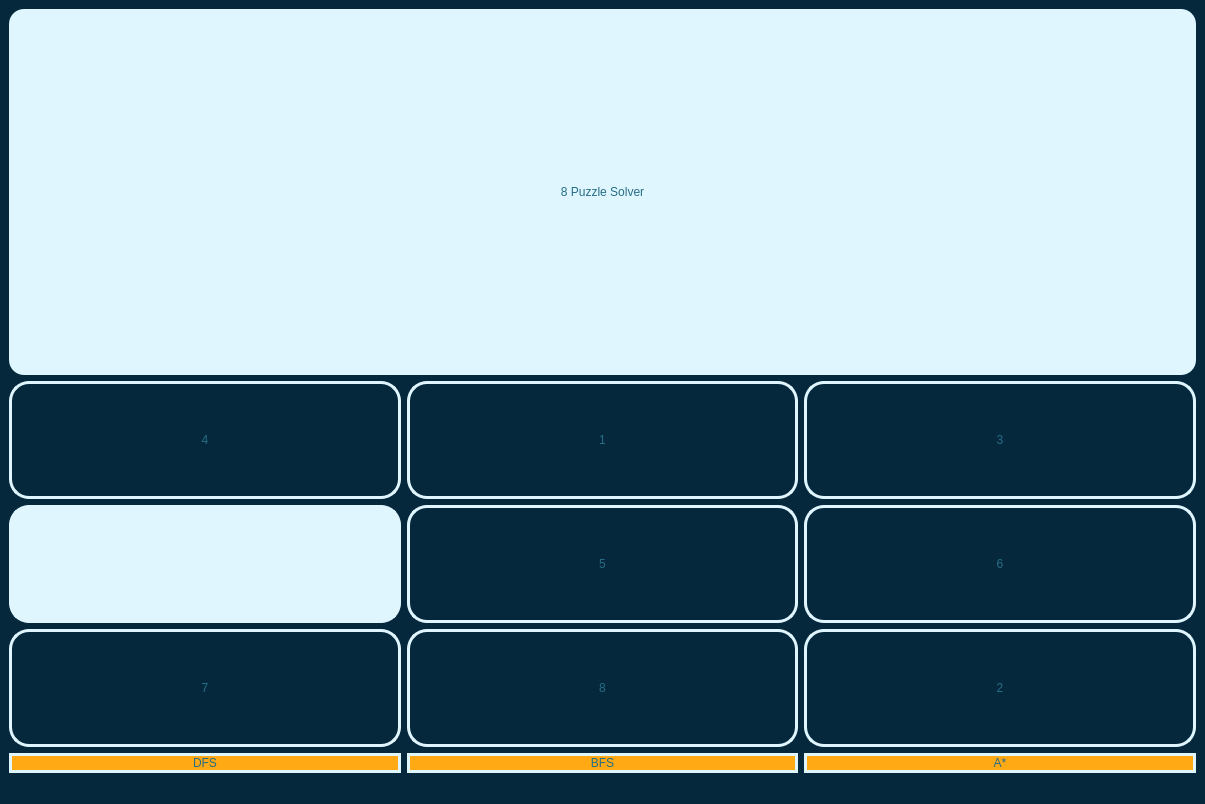
<?xml version="1.0" encoding="UTF-8"?>
<ui version="4.0">
 <class>Solver</class>
 <widget class="QMainWindow" name="Solver">
  <property name="geometry">
   <rect>
    <x>0</x>
    <y>0</y>
    <width>1205</width>
    <height>804</height>
   </rect>
  </property>
  <property name="windowTitle">
   <string>8 Puzzle Solver</string>
  </property>
  <property name="styleSheet">
   <string notr="true">
background-color: rgb(6, 40, 61);
</string>
  </property>
  <widget class="QWidget" name="centralwidget">
   <layout class="QHBoxLayout" name="horizontalLayout_2">
    <item>
     <layout class="QVBoxLayout" name="verticalLayout">
      <item>
       <widget class="QLabel" name="mainlabel">
        <property name="styleSheet">
         <string notr="true">font: 87 72pt &quot;Source Code Pro Black&quot;;
background-color: rgb(223, 246, 255);
color: rgb(37, 109, 133);

border-radius: 15px;</string>
        </property>
        <property name="text">
         <string>8 Puzzle Solver</string>
        </property>
        <property name="alignment">
         <set>Qt::AlignCenter</set>
        </property>
       </widget>
      </item>
      <item>
       <layout class="QGridLayout" name="gridLayout_2">
        <item row="3" column="3">
         <widget class="QLabel" name="index8">
          <property name="styleSheet">
           <string notr="true">font: 87 72pt &quot;Source Code Pro Black&quot;;
background-color: rgb(6, 40, 61);
color: rgb(37, 109, 133);
border: 3px solid rgb(223, 246, 255);
border-radius: 20px;</string>
          </property>
          <property name="text">
           <string>2</string>
          </property>
          <property name="alignment">
           <set>Qt::AlignCenter</set>
          </property>
         </widget>
        </item>
        <item row="1" column="2">
         <widget class="QLabel" name="index4">
          <property name="styleSheet">
           <string notr="true">font: 87 72pt &quot;Source Code Pro Black&quot;;
background-color: rgb(6, 40, 61);
color: rgb(37, 109, 133);
border: 3px solid rgb(223, 246, 255);
border-radius: 20px;</string>
          </property>
          <property name="text">
           <string>5</string>
          </property>
          <property name="alignment">
           <set>Qt::AlignCenter</set>
          </property>
         </widget>
        </item>
        <item row="3" column="1">
         <widget class="QLabel" name="index6">
          <property name="styleSheet">
           <string notr="true">font: 87 72pt &quot;Source Code Pro Black&quot;;
background-color: rgb(6, 40, 61);
color: rgb(37, 109, 133);
border: 3px solid rgb(223, 246, 255);
border-radius: 20px;</string>
          </property>
          <property name="text">
           <string>7</string>
          </property>
          <property name="alignment">
           <set>Qt::AlignCenter</set>
          </property>
         </widget>
        </item>
        <item row="0" column="3">
         <widget class="QLabel" name="index2">
          <property name="styleSheet">
           <string notr="true">font: 87 72pt &quot;Source Code Pro Black&quot;;
background-color: rgb(6, 40, 61);
color: rgb(37, 109, 133);
border: 3px solid rgb(223, 246, 255);
border-radius: 20px;</string>
          </property>
          <property name="text">
           <string>3</string>
          </property>
          <property name="alignment">
           <set>Qt::AlignCenter</set>
          </property>
         </widget>
        </item>
        <item row="0" column="2">
         <widget class="QLabel" name="index1">
          <property name="styleSheet">
           <string notr="true">font: 87 72pt &quot;Source Code Pro Black&quot;;
background-color: rgb(6, 40, 61);
color: rgb(37, 109, 133);
border: 3px solid rgb(223, 246, 255);
border-radius: 20px;</string>
          </property>
          <property name="text">
           <string>1</string>
          </property>
          <property name="alignment">
           <set>Qt::AlignCenter</set>
          </property>
         </widget>
        </item>
        <item row="1" column="3">
         <widget class="QLabel" name="index5">
          <property name="styleSheet">
           <string notr="true">font: 87 72pt &quot;Source Code Pro Black&quot;;
background-color: rgb(6, 40, 61);
color: rgb(37, 109, 133);
border: 3px solid rgb(223, 246, 255);
border-radius: 20px;</string>
          </property>
          <property name="text">
           <string>6</string>
          </property>
          <property name="alignment">
           <set>Qt::AlignCenter</set>
          </property>
         </widget>
        </item>
        <item row="3" column="2">
         <widget class="QLabel" name="index7">
          <property name="styleSheet">
           <string notr="true">font: 87 72pt &quot;Source Code Pro Black&quot;;
background-color: rgb(6, 40, 61);
color: rgb(37, 109, 133);
border: 3px solid rgb(223, 246, 255);
border-radius: 20px;</string>
          </property>
          <property name="text">
           <string>8</string>
          </property>
          <property name="alignment">
           <set>Qt::AlignCenter</set>
          </property>
         </widget>
        </item>
        <item row="0" column="1">
         <widget class="QLabel" name="index0">
          <property name="styleSheet">
           <string notr="true">font: 87 72pt &quot;Source Code Pro Black&quot;;
background-color: rgb(6, 40, 61);
color: rgb(37, 109, 133);
border: 3px solid rgb(223, 246, 255);
border-radius: 20px;</string>
          </property>
          <property name="text">
           <string>4</string>
          </property>
          <property name="alignment">
           <set>Qt::AlignCenter</set>
          </property>
         </widget>
        </item>
        <item row="1" column="1">
         <widget class="QLabel" name="index3">
          <property name="styleSheet">
           <string notr="true">font: 87 72pt &quot;Source Code Pro Black&quot;;
background-color: rgb(223, 246, 255);
color: rgb(37, 109, 133);
border: 3px solid rgb(223, 246, 255);
border-radius: 20px;
</string>
          </property>
          <property name="text">
           <string/>
          </property>
          <property name="alignment">
           <set>Qt::AlignCenter</set>
          </property>
         </widget>
        </item>
       </layout>
      </item>
      <item>
       <layout class="QHBoxLayout" name="horizontalLayout_3">
        <item>
         <widget class="QPushButton" name="DFSButton">
          <property name="styleSheet">
           <string notr="true">QPushButton {font: 87 26pt &quot;Source Code Pro Black&quot;;
background-color: rgb(255, 169, 20);
color: rgb(37, 109, 133);
border: 3px solid rgb(223, 246, 255);
border-radius: 20px;
}
QPushButton:hover{font: 87 26pt &quot;Source Code Pro Black&quot;;
background-color: rgb(207, 137, 16);
color: rgb(37, 109, 133);
border: 3px solid rgb(223, 246, 255);
border-radius: 20px;
}</string>
          </property>
          <property name="text">
           <string>DFS</string>
          </property>
         </widget>
        </item>
        <item>
         <widget class="QPushButton" name="BFSButton">
          <property name="styleSheet">
           <string notr="true">QPushButton {font: 87 26pt &quot;Source Code Pro Black&quot;;
background-color: rgb(255, 169, 20);
color: rgb(37, 109, 133);
border: 3px solid rgb(223, 246, 255);
border-radius: 20px;
}
QPushButton:hover{font: 87 26pt &quot;Source Code Pro Black&quot;;
background-color: rgb(207, 137, 16);
color: rgb(37, 109, 133);
border: 3px solid rgb(223, 246, 255);
border-radius: 20px;
}</string>
          </property>
          <property name="text">
           <string>BFS</string>
          </property>
         </widget>
        </item>
        <item>
         <widget class="QPushButton" name="AButton">
          <property name="styleSheet">
           <string notr="true">QPushButton {font: 87 26pt &quot;Source Code Pro Black&quot;;
background-color: rgb(255, 169, 20);
color: rgb(37, 109, 133);
border: 3px solid rgb(223, 246, 255);
border-radius: 20px;
}
QPushButton:hover{font: 87 26pt &quot;Source Code Pro Black&quot;;
background-color: rgb(207, 137, 16);
color: rgb(37, 109, 133);
border: 3px solid rgb(223, 246, 255);
border-radius: 20px;
}</string>
          </property>
          <property name="text">
           <string>A*</string>
          </property>
         </widget>
        </item>
       </layout>
      </item>
     </layout>
    </item>
   </layout>
  </widget>
  <widget class="QMenuBar" name="menubar">
   <property name="geometry">
    <rect>
     <x>0</x>
     <y>0</y>
     <width>1205</width>
     <height>26</height>
    </rect>
   </property>
  </widget>
  <widget class="QStatusBar" name="statusbar"/>
 </widget>
 <resources/>
 <connections/>
</ui>
